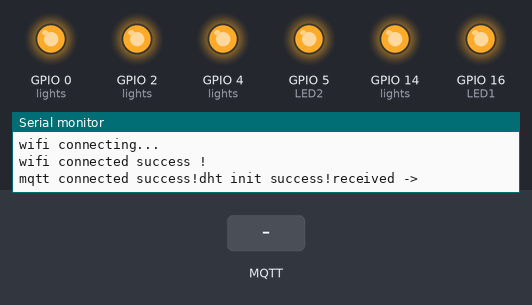
This sketch was run on a simulated ESP8266 (NodeMCU). Parts: output pins drawn as LEDs (lit = HIGH), the last lines printed to the serial monitor. Inputs (shaded band) come from the test bench. WiFi joins after 1.5 s; servers stay silent unless stated; no MQTT or app messages arrive unless stated.

Above: at 3.2 s.
3.3 s: MQTT message "5" arrives on the first subscribed topic
At 3.7 s:
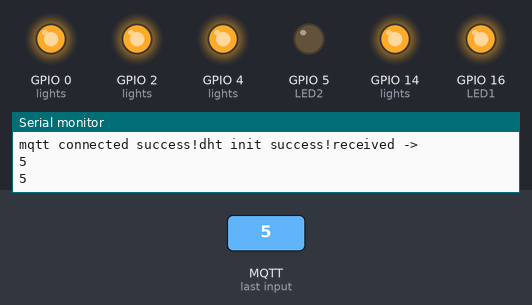
4.8 s: MQTT message "0" arrives on the first subscribed topic
At 6.0 s:
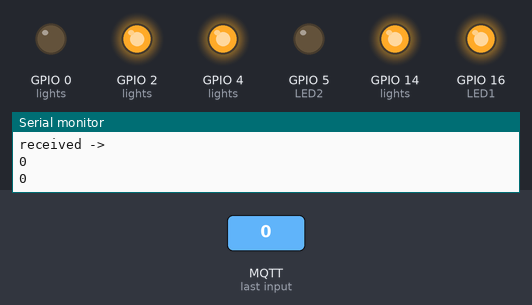
Timing chart, 0 to 7.8 s (numbered marks = the images above; inputs shaded):
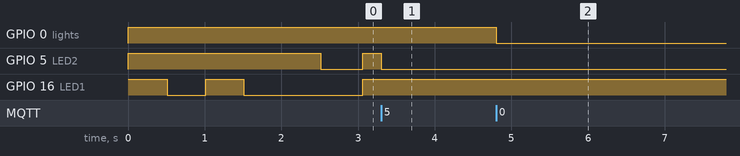

The sketch:

mqtt.ino
```cpp
#include <ESP8266WiFi.h>
#include <PubSubClient.h>
#include <DHT.h>

int closeAll = 1000;
const int openAll = 999;
const int closeNum = 100;
const int normal = 1001;
const int horse = 1002;
const int twinkle = 1003;
int lightMode = normal;
const int switchModeKey = 1001;


const int LED1 = 16;
const int LED2 = 5;
const int LED3 = 14;
const int LED4 = 0;
const int LED5 = 2;
const int LED6 = 4;

const int lightsLength = 6;
const int lights[lightsLength] = { LED1, LED2, LED3, LED4, LED5, LED6 };

DHT dht_inner(13, DHT11);
DHT dht_outer(15, DHT11);

const char* ssid = "MI_Chester";            //连接的路由器的名字
const char* password = "abcd35873";         //连接的路由器的密码
const char* mqtt_server = "192.168.2.192";  //服务器的地址
const int port = 1883;

const char* TOPIC = "/8266/publish";
const char* RECV_TOPIC = "/8266/dht/recv";
const char* mqtt_id = "jiahao_first_8266";
const char* mqtt_username = "zjh";
const char* mqtt_password = "Jjhjjh35873@";

WiFiClient espClient;
PubSubClient client(espClient);

void setup_wifi() {  //自动连WIFI接入网络
  delay(10);

  WiFi.begin(ssid, password);

  while (WiFi.status() != WL_CONNECTED) {

    // 没连上一直重试

    digitalWrite(LED1, HIGH);

    delay(500);

    digitalWrite(LED1, LOW);

    delay(500);

    Serial.println("wifi connecting...");
  }
  Serial.println("wifi connected success !");
  //常亮
  digitalWrite(LED1, LOW);
}

void callback(char* topic, byte* payload, unsigned int length) {  //用于接收数据

  int l = 0;

  int p = 1;
  String s = "";


  for (int i = 0; i < length; i++) {
    s.concat((char)payload[i]);
  }
  for (int i = length - 1; i >= 0; i--) {

    l += (int)((char)payload[i] - '0') * p;

    p *= 10;
  }
  Serial.println("received -> ");
  Serial.println(l);
  controlLights(l);
  if (l == switchModeKey) {
    switchchOverMode();
  }
  Serial.println(s);
  getDht(s);
}

void getDht(String s) {
  if (s == "read_dht") {
    String str = "[(";
    str.concat(dht_inner.readHumidity(true));
    str.concat(",");
    str.concat(dht_inner.readTemperature());
    str.concat(");(");
    str.concat(dht_outer.readHumidity(true));
    str.concat(",");
    str.concat(dht_outer.readTemperature());
    str.concat(")]");
    client.publish(RECV_TOPIC, str.c_str());
    String result = "采集温湿度成功: ";
    result.concat(str);
    Serial.println(result);
  }
}

void switchchOverMode() {
  Serial.println("switch mode ...");
  if (lightMode == normal) {
    Serial.println("normal -> horse");
    lightMode = horse;
    return;
  }
  if (lightMode == horse) {
    Serial.println("horse -> twinkle");
    lightMode = twinkle;
    return;
  }
  if (lightMode == twinkle) {
    Serial.println("twinkle -> normal");
    lightMode = normal;
    closeAllLight();
    return;
  }
}

void controlLights(int l) {

  for (int i = 0; i < lightsLength; i++) {

    if (l == lights[i]) {
      digitalWrite(lights[i], LOW);
    }

    if (l - closeNum == lights[i]) {
      digitalWrite(lights[i], HIGH);
    }
  }
  if (l == closeAll) {
    Serial.print("close all gpio lights");
    closeAllLight();
  }
  if (l == openAll) {
    Serial.print("open all gpio lights");
    openAllLight();
  }
}

void closeAllLight() {
  for (int i = 0; i < lightsLength; i++) {
    digitalWrite(lights[i], HIGH);
  }
}
void openAllLight() {
  for (int i = 0; i < lightsLength; i++) {
    digitalWrite(lights[i], LOW);
  }
}

void reconnect() {  //等待，直到连接上服务器

  while (!client.connected()) {  //如果没有连接上

    digitalWrite(LED2, HIGH);

    delay(500);

    digitalWrite(LED2, LOW);

    delay(500);

    if (client.connect(mqtt_id, mqtt_username, mqtt_password)) {  //接入时的用户名，尽量取一个很不常用的用户名
      Serial.print("mqtt connected success!");
      client.subscribe(TOPIC);  //接收外来的数据时的intopic
      digitalWrite(LED1, HIGH);
      digitalWrite(LED2, HIGH);


      dht_inner.begin();
      dht_outer.begin();
      Serial.print("dht init success!");
    } else {

      Serial.print("mqtt failed, rc=");  //连接失败

      Serial.print(client.state());  //重新连接
    }
  }
}

void setupLight() {
  for (int i = 0; i < lightsLength; i++) {
    pinMode(lights[i], OUTPUT);
    digitalWrite(lights[i], HIGH);
  }
}

void ledHorseLoop() {
  closeAllLight();
  digitalWrite(lights[0], LOW);
  delay(500);
  for (int i = 1; i < lightsLength; i++) {
    digitalWrite(lights[i - 1], HIGH);
    digitalWrite(lights[i], LOW);
    delay(500);
  }
}

void ledTwinkleLoop() {
  delay(500);
  closeAllLight();
  delay(500);
  openAllLight();
}

void setup() {  //初始化程序，只运行一遍
  setupLight();
  Serial.begin(9600);                   //设置串口波特率（与烧写用波特率不是一个概念）
  setup_wifi();                         //自动连WIFI接入网络
  client.setServer(mqtt_server, port);  //端口号
  client.setCallback(callback);         //用于接收服务器接收的数据
}

void loop() {     //主循环
  reconnect();    //确保连上服务器，否则一直等待。
  client.loop();  //MUC接收数据的主循环函数。
  if (lightMode == horse) {
    ledHorseLoop();
  }
  if (lightMode == twinkle) {
    ledTwinkleLoop();
  }
}
```

Measured:
- after the input at 3.3 s, GPIO 5 (LED2): HIGH → LOW at once
- after the input at 4.8 s, GPIO 0 (lights): HIGH → LOW at once
